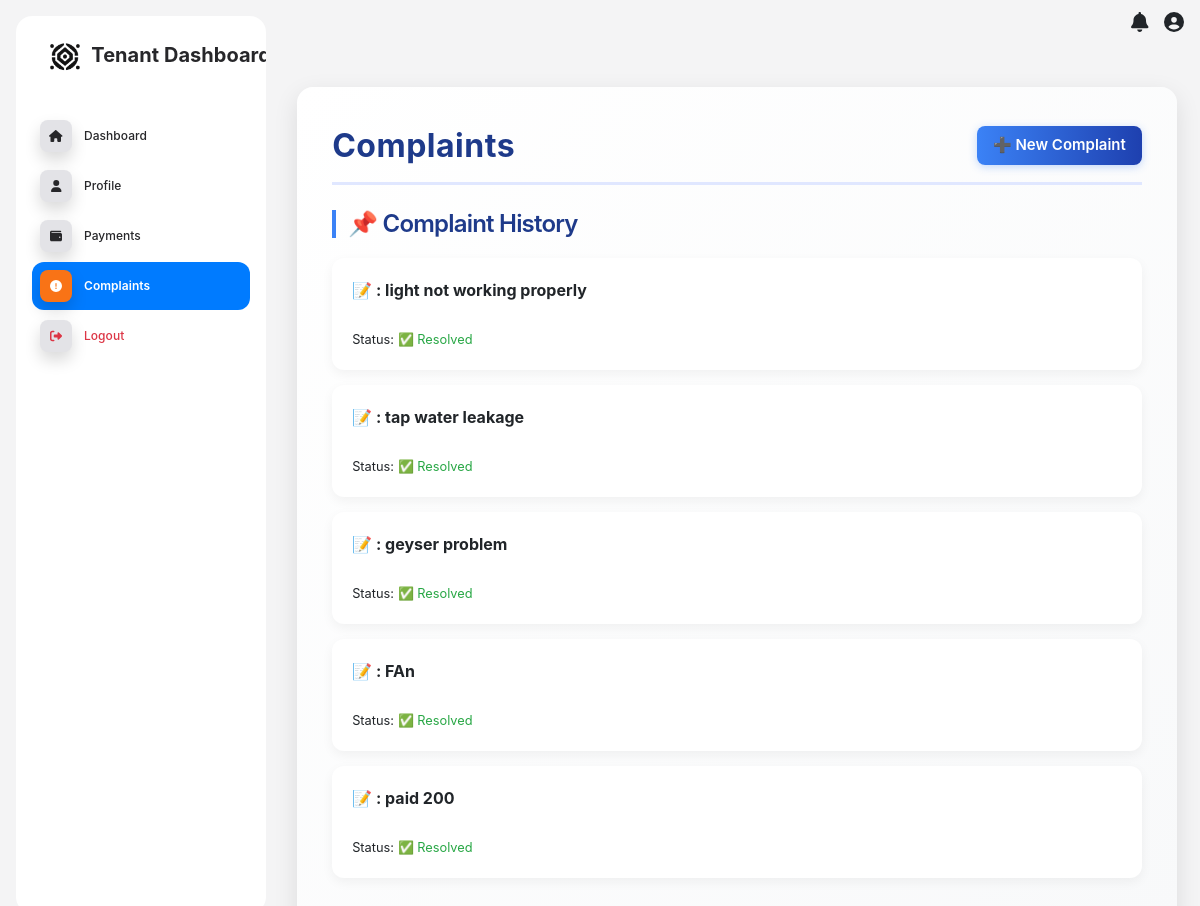
The app's page /pg/tenants/complaints/ (signed in) with its own data.
### admin_soft/models.py (models this page shows, shortened)
class Complaint(models.Model):
    tenant = models.ForeignKey(Tenant, on_delete=models.CASCADE, related_name='complaints')
    complaint_text = models.TextField()
    status = models.CharField(max_length=50, choices=[('Pending', 'Pending'), ('Resolved', 'Resolved')], default='Pending')
    created_at = models.DateTimeField(auto_now_add=True)
    resolved_at = models.DateTimeField(null=True, blank=True)

### admin_soft/pgviews.py (the view)
# urls.py: path("pg/tenants/complaints/", pgviews.pg_tenant_complaints, name="pg_tenant_complaints"),
def pg_tenant_complaints(request):
    tenant_id = request.session.get("tenant_id")
    if not tenant_id:
        messages.error(request, "Please log in to access the dashboard.")
        return redirect("pg_tenant_login")
    tenant = Tenant.objects.get(id=tenant_id)
    complaints = Complaint.objects.filter(tenant=tenant)  # Get all complaints for the logged-in tenant
    if request.method == 'POST':
        form = ComplaintForm(request.POST)
        if form.is_valid():
            complaint = form.save(commit=False)
            complaint.tenant = tenant  # Assign the logged-in tenant
            complaint.save()
            messages.success(request, "Your complaint has been submitted successfully.")
            return redirect('pg_tenant_complaints')  # Redirect to avoid resubmission on page refresh
    else:
        form = ComplaintForm()
    return render(request, "tenant/pg_tenant_complaints.html", {
        'complaints': complaints,
        'form': form
    })

### admin_soft/templatetags/admin_soft.py (called while the page is built)
@assignment_tag(takes_context=True)
def get_direction(context):
    res = {
        'panel': 'text-left',
        'notify': 'right',
        'float': 'float-right',
        'reverse_panel': 'text-right',
        'nav': 'ml-auto'
    }
    if context.get('LANGUAGE_BIDI'):
        res['panel'] = 'text-right'
        res['notify'] = 'left'
        res['float'] = ''
        res['reverse_panel'] = 'text-left'
        res['nav'] = 'mr-auto'
    return res

@assignment_tag(takes_context=True)
def get_admin_setting(context):
    res = {
    }
    return res

### admin_soft/templates/tenant/pg_tenant_complaints.html (shortened to what this page needs)
{% extends 'tenant/base/tenant_base.html' %}
{% block content %}
<link rel="stylesheet" href="https://maxcdn.bootstrapcdn.com/bootstrap/4.5.2/css/bootstrap.min.css">
<div class="complaints-container">
    <div class="header-row">
        <div class="complaints-header"> Complaints</div>
        <button type="button" class="add-btn btn-sm" data-toggle="modal" data-target="#complaintModal">
            ➕ New Complaint
        </button>
    </div>
    <h4 class="mt-4">📌 Complaint History</h4>
    <ul class="complaint-list list-unstyled">
        {% for complaint in complaints %}
            <li>
                <strong>📝 {{ complaint.category }}: {{ complaint.complaint_text }}</strong><br>
                <br><small>Status:
                    {% if complaint.status == 'Resolved' %}
                        <span class="text-success">✅ {{ complaint.status }}</span>
                    {% else %}
                        <span class="text-danger">🔴 {{ complaint.status }}</span>
                    {% endif %}
                </small>
            </li>
        {% empty %}
            <li>No previous complaints. 🟢</li>
        {% endfor %}
    </ul>
</div>
{% endblock %}

### admin_soft/templates/tenant/pg_tenant_complaints.html (style rules this page uses)
.complaints-container { max-width: 95%; margin: 40px auto; background: linear-gradient(135deg, #ffffff, #f8f9fa); padding: 35px; border-radius: 16px; box-shadow: 0 8px 24px rgba(0, 0, 0, 0.1); animation: fadeIn 0.8s ease-in-out; }
.header-row { display: flex; justify-content: space-between; align-items: center; margin-bottom: 25px; border-bottom: 3px solid #e0e7ff; padding-bottom: 12px; }
.complaints-header { font-size: 32px; font-weight: 700; color: #1e3a8a; letter-spacing: 0.5px; }
.add-btn { background: linear-gradient(90deg, #3b82f6, #1e40af); color: #fff; border: none; border-radius: 8px; padding: 8px 16px; font-size: 15px; font-weight: 600; transition: all 0.3s ease; box-shadow: 0 2px 8px rgba(59, 130, 246, 0.3); }
.complaint-list li { background: #ffffff; padding: 20px; margin-bottom: 15px; border-radius: 12px; box-shadow: 0 4px 12px rgba(0, 0, 0, 0.05); transition: transform 0.2s ease, box-shadow 0.2s ease; }
h4.mt-4 { font-size: 24px; font-weight: 600; color: #1e3a8a; margin-bottom: 20px; border-left: 4px solid #3b82f6; padding-left: 12px; }

### records on screen
Complaint: complaint_text "light not working properly", status "Resolved"
Complaint: complaint_text "tap water leakage", status "Resolved"
Complaint: complaint_text "geyser problem", status "Resolved"
Complaint: complaint_text "FAn", status "Resolved"
Complaint: complaint_text "paid 200", status "Resolved"
